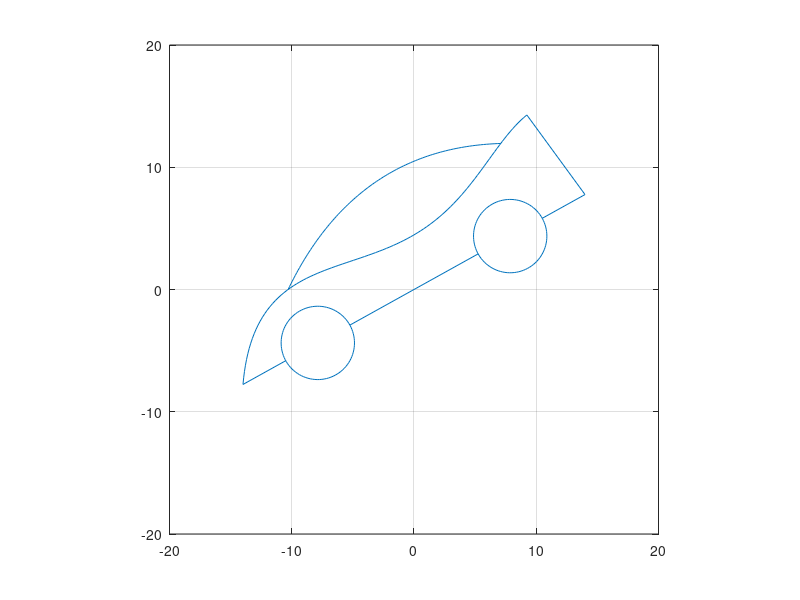

The MATLAB script that drew this image:
#!/usr/bin/octave -qf
clear();

x=[];
y=[];

# Wheel
wheel_t=linspace(0, 2*pi);

# Left wheel
x=[x nan cos(wheel_t)*3 - 9];
y=[y nan sin(wheel_t)*3];

# Right wheel
x=[x nan cos(wheel_t)*3 + 9];
y=[y nan sin(wheel_t)*3];

# Floor
x=[x nan -16 -12 nan -6 6 nan 12 16 15];
y=[y nan   0   0 nan  0 0 nan  0  0  8];

# Roof
# y(t) = a1*t^0 + a2*t^1 + a3*t^2
roof_x=[-9; 0; 12]; # x coordinates of known fix-points
roof_y=[ 5; 9;  7]; # y coordinates of known fix-points
roof=[roof_x.^0 roof_x.^1 roof_x.^2]; # Setup coefficient matrix
roof_a=roof\roof_y; # calc coefficients for y(x) polynom
roof_t=linspace(-9, 12); # Create some points between -9 and 12
x=[x nan roof_t];
y=[y nan roof_a(1)*roof_t.^0 + roof_a(2)*roof_t.^1 + roof_a(3)*roof_t.^2];

# Door
door_x=[-16; -12; -9; 0; 12; 15];
door_y=[  0;   4;  5; 4;  7;  8];
door=[door_x.^0 door_x.^1 door_x.^2 door_x.^3 door_x.^4 door_x.^5];
door_a=door\door_y;
door_t=linspace(-16, 15);
x=[x nan door_t];
y=[y nan door_a(1)*door_t.^0 + door_a(2)*door_t.^1 + door_a(3)*door_t.^2 + door_a(4)*door_t.^3 + door_a(5)*door_t.^4 + door_a(6)*door_t.^5];

maxTime = 30; # in seconds
startTime = time();
alpha = 0;
XY=[x;y];

while (time() - startTime < maxTime)
    alpha += 0.01;
    R=[cos(alpha) -sin(alpha);
        sin(alpha) cos(alpha)];
    R_XY=R*XY;

    #plot(x, y);
    plot(R_XY(1, :), R_XY(2, :));
    grid('on');
    axis([-20 20 -20 20], "square");
    drawnow();
endwhile
